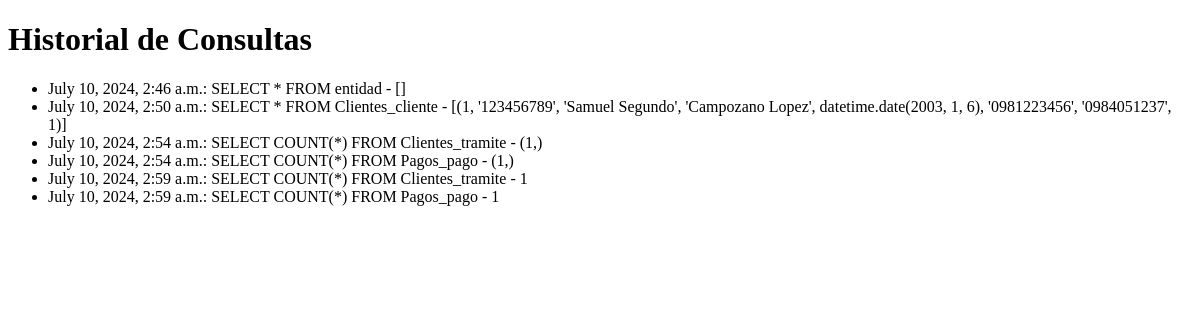
/auditmanager/listar-consultas/, run on an earlier commit of the app's database.
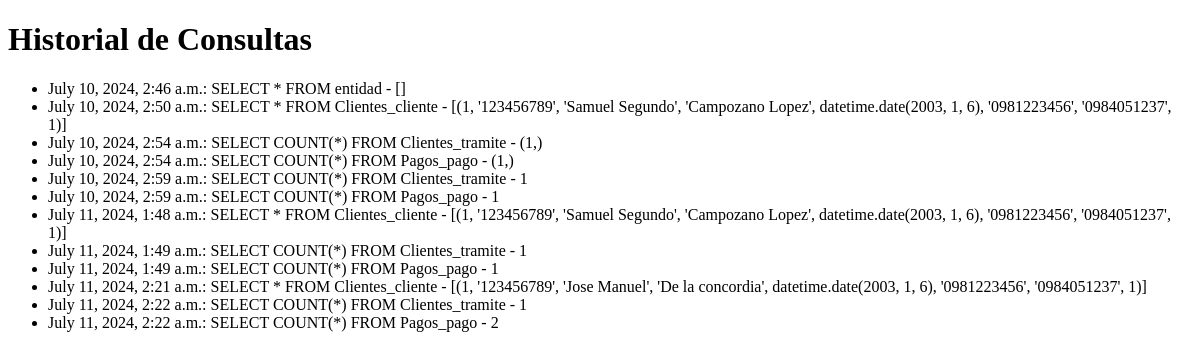
And on a later commit of the database.
### AuditManager/models.py (models this page shows)
class QueryHistory(models.Model):
    query_sql = models.TextField()
    result = models.TextField()
    executed_at = models.DateTimeField(auto_now_add=True)

### AuditManager/views.py (the view)
# urls.py: path('listar-consultas/', views.listar_consultas, name='listar_consultas'),
def listar_consultas(request):
    consultas = QueryHistory.objects.all()
    return render(request, 'AuditManager/listar_consultas.html', {'consultas': consultas})

### AuditManager/templates/AuditManager/listar_consultas.html (shortened to what this page needs)
<!DOCTYPE html>
<html lang="en">
<head>
</head>
<body>
    <h1>Historial de Consultas</h1>
    <ul>
        {% for consulta in consultas %}
            <li>{{ consulta.executed_at }}: {{ consulta.query_sql }} - {{ consulta.result }}</li>
        {% endfor %}
    </ul>
</body>
</html>

What changed in the data, as far as the page shows it:
added QueryHistory: executed_at "July 11, 2024, 1:48 a.m.", query_sql "SELECT * FROM Clientes_cliente", result "[(1, '123456789', 'Samuel Segundo', 'Campozano Lopez', datetime.date(2003, 1, 6), '0981223456', '0984051237', 1)]"
added QueryHistory: executed_at "July 11, 2024, 1:49 a.m.", query_sql "SELECT COUNT(*) FROM Clientes_tramite", result "1"
added QueryHistory: executed_at "July 11, 2024, 1:49 a.m.", query_sql "SELECT COUNT(*) FROM Pagos_pago", result "1"
added QueryHistory: executed_at "July 11, 2024, 2:21 a.m.", query_sql "SELECT * FROM Clientes_cliente", result "[(1, '123456789', 'Jose Manuel', 'De la concordia', datetime.date(2003, 1, 6), '0981223456', '0984051237', 1)]"
added QueryHistory: executed_at "July 11, 2024, 2:22 a.m.", query_sql "SELECT COUNT(*) FROM Clientes_tramite", result "1"
added QueryHistory: executed_at "July 11, 2024, 2:22 a.m.", query_sql "SELECT COUNT(*) FROM Pagos_pago", result "2"
